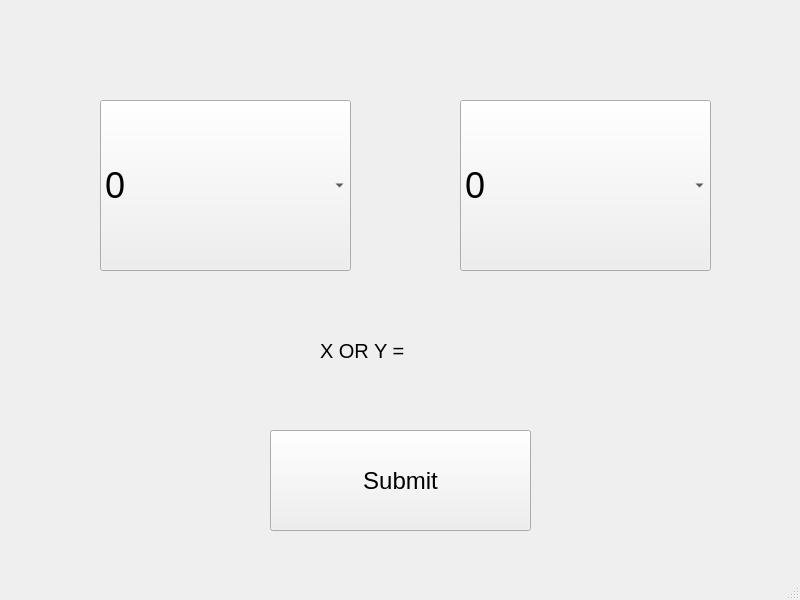
<?xml version="1.0" encoding="UTF-8"?>
<ui version="4.0">
 <class>MainWindow</class>
 <widget class="QMainWindow" name="MainWindow">
  <property name="geometry">
   <rect>
    <x>0</x>
    <y>0</y>
    <width>800</width>
    <height>600</height>
   </rect>
  </property>
  <property name="windowTitle">
   <string>MainWindow</string>
  </property>
  <widget class="QWidget" name="centralwidget">
   <widget class="QComboBox" name="comboX">
    <property name="geometry">
     <rect>
      <x>100</x>
      <y>100</y>
      <width>251</width>
      <height>171</height>
     </rect>
    </property>
    <property name="font">
     <font>
      <pointsize>27</pointsize>
     </font>
    </property>
    <item>
     <property name="text">
      <string>0</string>
     </property>
    </item>
    <item>
     <property name="text">
      <string>1</string>
     </property>
    </item>
   </widget>
   <widget class="QComboBox" name="comboY">
    <property name="geometry">
     <rect>
      <x>460</x>
      <y>100</y>
      <width>251</width>
      <height>171</height>
     </rect>
    </property>
    <property name="font">
     <font>
      <pointsize>27</pointsize>
     </font>
    </property>
    <item>
     <property name="text">
      <string>0</string>
     </property>
    </item>
    <item>
     <property name="text">
      <string>1</string>
     </property>
    </item>
   </widget>
   <widget class="QPushButton" name="submitButton">
    <property name="geometry">
     <rect>
      <x>270</x>
      <y>430</y>
      <width>261</width>
      <height>101</height>
     </rect>
    </property>
    <property name="font">
     <font>
      <pointsize>18</pointsize>
     </font>
    </property>
    <property name="text">
     <string>Submit</string>
    </property>
   </widget>
   <widget class="QLabel" name="label">
    <property name="geometry">
     <rect>
      <x>320</x>
      <y>320</y>
      <width>151</width>
      <height>61</height>
     </rect>
    </property>
    <property name="font">
     <font>
      <pointsize>15</pointsize>
     </font>
    </property>
    <property name="text">
     <string>X OR Y =</string>
    </property>
   </widget>
  </widget>
  <widget class="QMenuBar" name="menubar">
   <property name="geometry">
    <rect>
     <x>0</x>
     <y>0</y>
     <width>800</width>
     <height>22</height>
    </rect>
   </property>
  </widget>
  <widget class="QStatusBar" name="statusbar"/>
 </widget>
 <resources/>
 <connections/>
</ui>
